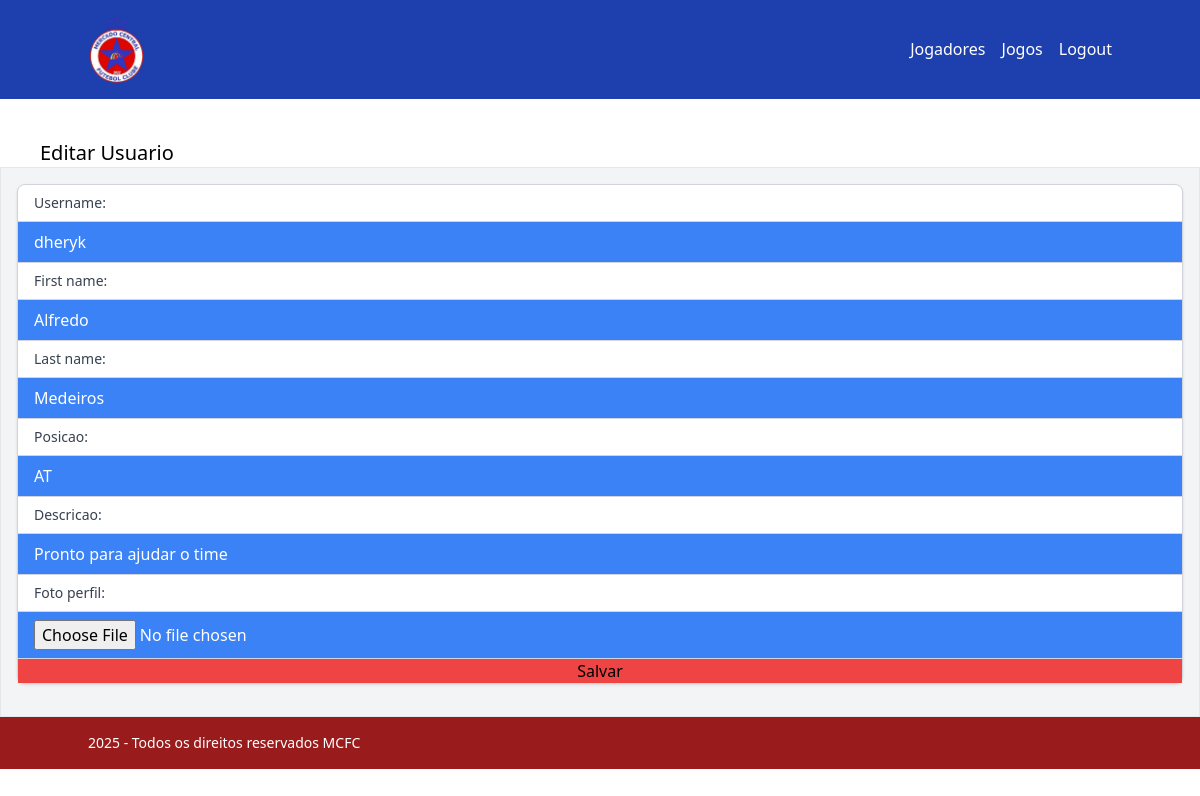
/users/update/377bf799-f8ec-4066-b38f-6a6d6bfd3430/ (signed in), run on the app's committed database.
### usuarios/models.py (models this page shows, shortened)
class NewUser(AbstractUser):
  id = models.UUIDField(primary_key=True, default=uuid.uuid4, editable=False)
  email = models.EmailField(max_length=255, unique=True,blank=True,null=True)
  posicoes = (
    ('GK', 'goleiro'),
    ('ZG', 'zagueiro'),
    ('LD', 'lateral direito'),
    ('LE', 'lateral esquerdo'),
    ('VOL', 'volante'),
    ('MEI', 'meio-campista'),
    ('AT', 'atacante')
  )
  posicao = models.CharField(max_length=3, choices=posicoes,blank=False,null=False)
  descricao = models.TextField(blank=True,null=True)
  foto_perfil = models.ImageField(upload_to='fotos/',blank=True, null=True, default=None)

### usuarios/views.py (the view)
# urls.py: path('update/<uuid:id>/', login_required(user_passes_test(is_admin)(UserUpdateView.as_view())), name='user_update'),
class UserUpdateView(UpdateView):
  model = NewUser
  template_name = 'usuarios/user_update.html'
  pk_url_kwarg = 'id'
  fields = ['username', 'first_name','last_name','posicao','descricao','foto_perfil']
  success_url = reverse_lazy('users')

### usuarios/urls.py (called while the page is built)
def is_admin(user):
  return user.groups.filter(name='administrativo').exists()

### usuarios/templates/usuarios/user_update.html (shortened to what this page needs)
{% extends "base.html" %}
{% block content %}
<h1 class="ml-10 mt-10 text-black text-xl">{% if object %}Editar{% else %}Criar{% endif %} Usuario</h1>
<div class="border bg-gray-100 p-4 overflow-x-auto">
  <form class="min-w-full border border-gray-300 bg-white rounded-lg shadow flex flex-col" method="post" enctype="multipart/form-data">
    {% for field in form %}
      <label class="px-4 py-2 text-left text-sm font-medium text-gray-700 border-b border-gray-300">
        {{field.label}}:
      </label>
      <input
        type="{{ field.field.widget.input_type }}"
        name="{{ field.html_name }}"
        id="{{ field.id_for_label }}"
        value="{{ field.value|default_if_none:"" }}"
        class="px-4 py-2 text-base text-white border-b border-gray-300 bg-blue-500"
      >
    {% endfor %}
    <button class="bg-red-500 cursor-pointer hover:underline" type="submit">Salvar</button>
  </form>
</div>
  {% endblock %}

### data on the page
NewUser: username "dheryk" "Alfredo" "Medeiros" "AT" "Pronto para ajudar o time"

### other printed values
{{ field.label }} "Username" "First name" "Last name" "Posicao" "Descricao" "Foto perfil"
